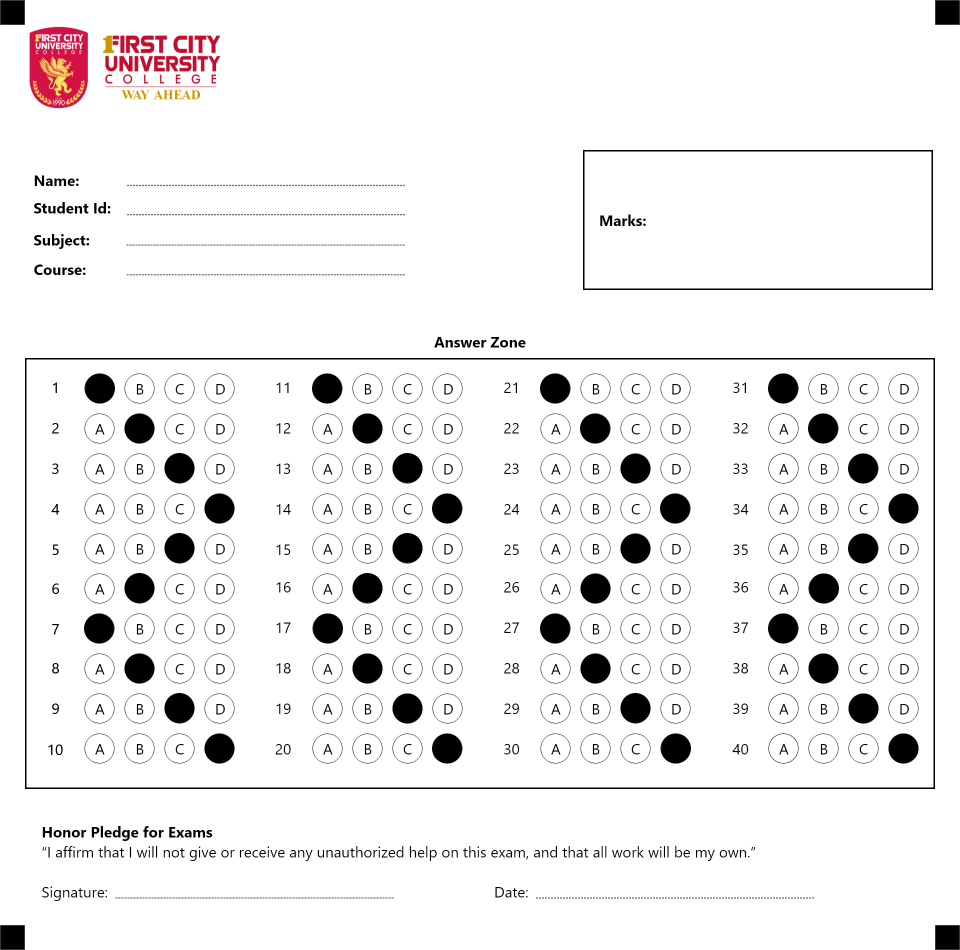
#> input picture Resources/OMR_Custom_Shaded_4.png, 1920 x 1900 px (shown at 1/2 size)
$ python Test_Original_Format.py
#> lines starting #> are read from the running program, lines starting #| are printed output that depends on the picture; after the words box and inside, x2 and y2 are one past the last pixel; in counts of white or black regions, pixels touching at a corner belong together
### utility_ori.py
import cv2
import numpy as np

# 1. STACK ALL THE IMAGES IN ONE WINDOW (FIXED LOGIC)
def stackImages(imgArray,scale,lables=[]):
    rows = len(imgArray)
    cols = len(imgArray[0])
    rowsAvailable = isinstance(imgArray[0], list)
    width = imgArray[0][0].shape[1]
    height = imgArray[0][0].shape[0]
    if rowsAvailable:
        for x in range ( 0, rows):
            for y in range(0, cols):
                imgArray[x][y] = cv2.resize(imgArray[x][y], (0, 0), None, scale, scale)
                if len(imgArray[x][y].shape) == 2: imgArray[x][y]= cv2.cvtColor( imgArray[x][y], cv2.COLOR_GRAY2BGR)
        imageBlank = np.zeros((height, width, 3), np.uint8)
        hor = [imageBlank]*rows
        hor_con = [imageBlank]*rows
        for x in range(0, rows):
            hor[x] = np.hstack(imgArray[x])
            hor_con[x] = np.concatenate(imgArray[x])
        ver = np.vstack(hor)
        ver_con = np.concatenate(hor)
    else:
        for x in range(0, rows):
            imgArray[x] = cv2.resize(imgArray[x], (0, 0), None, scale, scale)
            if len(imgArray[x].shape) == 2: imgArray[x] = cv2.cvtColor(imgArray[x], cv2.COLOR_GRAY2BGR)
        hor= np.hstack(imgArray)
        hor_con= np.concatenate(imgArray)
        ver = hor
    if len(lables) != 0:
        eachImgWidth= int(ver.shape[1] / cols)
        eachImgHeight = int(ver.shape[0] / rows)
        #print(eachImgHeight)
        for d in range(0, rows):
            for c in range (0,cols):
                cv2.rectangle(ver,(c*eachImgWidth,eachImgHeight*d),(c*eachImgWidth+len(lables[d][c])*13+27,30+eachImgHeight*d),(255,255,255),cv2.FILLED)
                cv2.putText(ver,lables[d][c],(eachImgWidth*c+10,eachImgHeight*d+20),cv2.FONT_HERSHEY_COMPLEX,0.7,(255,0,255),2)
    return ver

# 2. IDENTIFY RECTANGLE CONTOURS
def rectContour(contours):

    rectCon = []     #CREATE NEW LIST
    max_area = 0

    # 2.1. LOOP THROUGH ALL CONTOURS
    for i in contours:
        area = cv2.contourArea(i)
        # print(area) # CHECK CONTOUR AREA

        if area > 50:
            peri = cv2.arcLength(i, True)
            approx = cv2.approxPolyDP(i, 0.02 * peri, True)
            # print("Corner Points: ", len(approx))
            if len(approx) == 4:
                rectCon.append(i)
                # print(rectCon)
    # 2.2. REORDER AND SORT RECTCON, BASED ON OMR FORM
    # rectCon = sorted(rectCon, key=cv2.contourArea,reverse=True) # reverse=True, sort in descending order (biggest to smallest)
    rectCon = sorted(rectCon, key=cv2.contourArea,reverse=True) # reverse=True, sort in descending order (biggest to smallest)
    # print(len(rectCon))
    return rectCon

# 3. TBA
def reorder(myPoints):
    myPoints = myPoints.reshape((4, 2)) # REMOVE EXTRA BRACKET
    myPointsNew = np.zeros((4, 1, 2), np.int32) # NEW MATRIX WITH ARRANGED POINTS
    add = myPoints.sum(1)
    # print(myPoints)
    # print(add)
    myPointsNew[0] = myPoints[np.argmin(add)]  #[0,0]
    # print(np.argmax(add))
    myPointsNew[3] =myPoints[np.argmax(add)]   #[w,h]
    diff = np.diff(myPoints, axis=1)
    myPointsNew[1] =myPoints[np.argmin(diff)]  #[w,0]
    myPointsNew[2] = myPoints[np.argmax(diff)] #[h,0]
    # print(diff)
    return myPointsNew

# 4. SPLIT BUBBLES VERTICALLY INSIDE OF ANSWER ZONE
def splitBoxes(img):

    rows = np.vsplit(img,5)     # 10, because there is 10 rows
    # cv2.imshow("Split",rows[0])

    # Split bubbles horizontally
    boxes=[]
    for r in rows:
        cols= np.hsplit(r,4)   # 4, because there is 4 questions per column
        for box in cols:
            # box=box[0:800, 50:400]
            boxes.append(box)
            cv2.imshow("Split",box)
    return boxes

# 5. GET CORNER POINTS OF CONTOUR
def getCornerPoints(cont):
    peri = cv2.arcLength(cont, True) # LENGTH OF CONTOUR
    approx = cv2.approxPolyDP(cont, 0.02 * peri, True) # APPROXIMATE THE POLY TO GET CORNER POINTS
    return approx

# 6. DISPLAY ANSWERS
# def showAnswers(img,myIndex,grading,ans,questions=5,choices=5): # (PREDEFINED)
def showAnswers(img,myIndex,grading,ans,questions,choices):

    # SIMULATE A 5*5 shape (based on answer zone)
    sectWidth = int(img.shape[1]/questions)
    sectHeight = int(img.shape[0]/choices)

    for x in range(0,questions):
        myAns = myIndex[x]

        # c = center of position
        cX = (myAns * sectWidth) + sectWidth //2 #DEFAULT FORMAT
        cY = (x * sectHeight) + sectHeight // 2 #DEFAULT FORMAT
        # print("cX=",cX," cY=",cY) #CHECK VALUES
        # print("Grading=",grading[x]) #CHECK VALUES
        # cY = (x * sectWidth)+sectWidth//2

        if grading[x]==1:          # LOGIC: 1 correct answer, 0 wrong answer
            # [8 lines of commented-out code are left out]

            myColor = (0,255,0)     # GREEN
            # myColor = (28,184,255)     # GREEN
            cv2.circle(img,(cX,cY),50,myColor,cv2.FILLED)  # Fill correct answer in GREEN

        elif grading[x]==0:
            # [8 lines of commented-out code are left out]

            myColor = (0,255,0)     # GREEN
            #cv2.rectangle(img, (myAns * secW, x * secH), ((myAns * secW) + secW, (x * secH) + secH), myColor, cv2.FILLED)
            cv2.circle(img,(cX, cY),50,myColor,cv2.FILLED) # Fill correct answer in RED

            # [13 lines of commented-out code are left out]

            myColor = (123,24,24)     # BLUE
            cv2.circle(img,(cX,cY),50,myColor,cv2.FILLED)  # Fill correct answer in GREEN

        # else:
        #    None
    # cv2.imshow("Show Answers",img)
    return img

# [12 lines of commented-out code are left out]

### Test_Original_Format.py
import cv2
import numpy as np

# IMPORT FUNCTIONS FROM utility_ori FILE
import utility_ori

#########IMAGE#########
# path="sample.jpg"
path="Resources/OMR_Custom_Shaded_4.png"
widthImg=800
heightImg=800
#########IMAGE#########

##OMR QUESTION FORMAT##
questions=10
choices=4
# ans = [0,1,2,3,2,1,0,1,2,3,0,1,2,3,2,1,0,1,2,3,0,1,2,3,2,1,0,1,2,3,0,1,2,3,2,1,0,1,2,3]
ans = [0,1,2,3,2,1,0,1,2,3]
##OMR QUESTION FORMAT##

# RETRIEVE IMAGE
img=cv2.imread(path)
#> img is the input picture: shape (1900, 1920, 3); mean B, G, R 239.3, 239.2, 240.3

# PREPROCESSING
img=cv2.resize(img,(widthImg,heightImg))
#> img: shape (800, 800, 3)
imgContours=img.copy()
imgFinal=img.copy()
imgBiggestContours=img.copy()
imgGray=cv2.cvtColor(img,cv2.COLOR_BGR2GRAY)
imgBlur=cv2.GaussianBlur(imgGray,(5,5),1)
imgCanny=cv2.Canny(imgBlur,10,50)
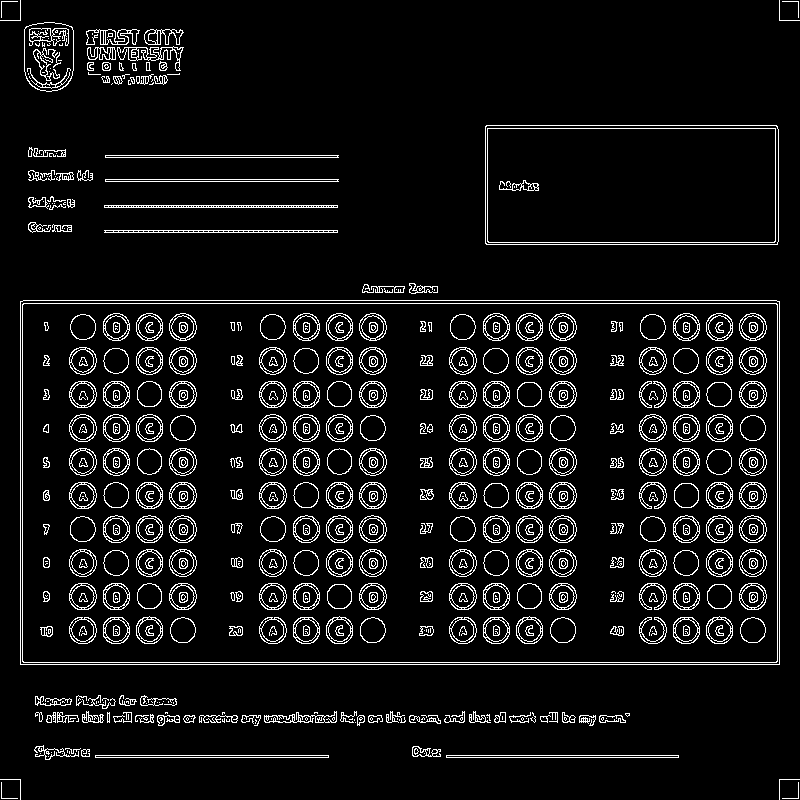
#> imgCanny: shape (800, 800); 7.4% white in thin lines or dots

# FIND ALL CONTOURS
contours, hierarchy = cv2.findContours(imgCanny,cv2.RETR_EXTERNAL,cv2.CHAIN_APPROX_NONE)
#> contours = 152 contours, 98 with area under 20; largest, box (x1, y1, x2, y2) and area: (20, 300, 780, 665) 276271, (485, 125, 779, 245) 34860, (24, 22, 74, 92) 3054, (95, 755, 329, 758) 466, (104, 205, 338, 208) 466

# DISPLAY CONTOURS, -1 means all index,RGB Green Colour(0,255,0),thickness=10
cv2.drawContours(imgContours,contours,-1,(0,255,0),10)
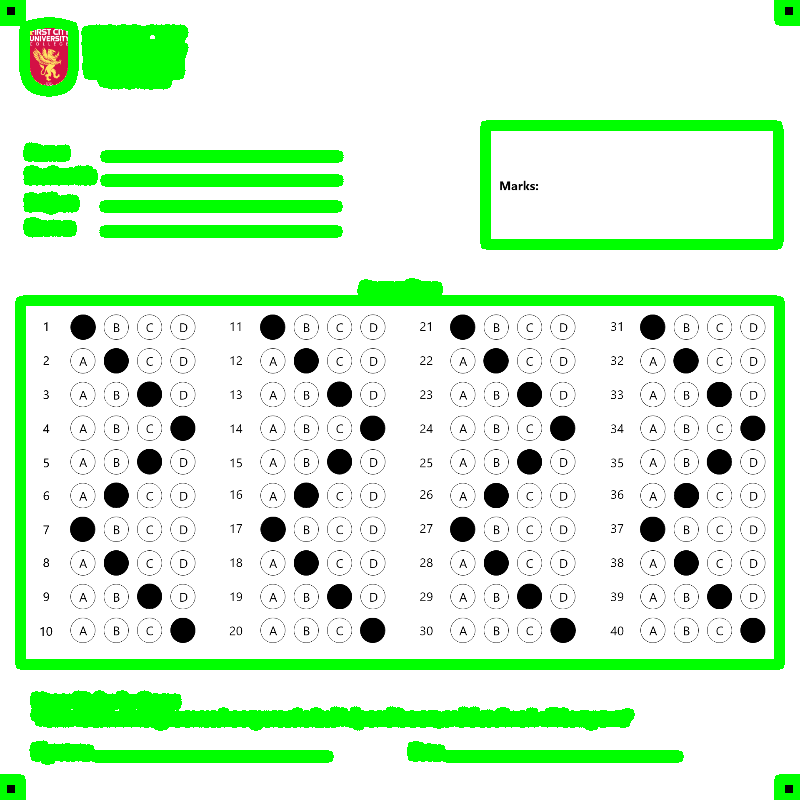
#> imgContours: shape (800, 800, 3); mean B, G, R 210, 243.5, 210.4

# FIND RECTANGLES
rectCon=utility_ori.rectContour(contours)
#> the loop in rectContour, `for i in contours:` made 152 passes
#> (area, peri, approx) on passes 6, 7, 89, 94, 100, 110: (464, 468, [[446, 755], [678, 757]]), (466, 470, [[95, 755], [328, 757]]), (276271, 2244.8, [[20, 301], [20, 664], [779, 664], [779, 301]]), (465, 470.8, [[104, 230], [337, 232]]), (466, 470, [[104, 205], [337, 207]]), (465, 470.8, [[105, 179], [338, 181]])
#> after the loop in rectContour, `for i in contours:`: rectCon = 2 contours; box (x1, y1, x2, y2) and area: (20, 300, 780, 665) 276271, (485, 125, 779, 245) 34860

#BIGGEST CONTOUR (BUBBLE)
biggestContour=utility_ori.getCornerPoints(rectCon[0])
#> in getCornerPoints, `peri = cv2.arcLength(cont, True)`: peri = 2244.8
#> in getCornerPoints, `approx = cv2.approxPolyDP(cont, 0.02 * peri, True)`: approx = [[20, 301], [20, 664], [779, 664], [779, 301]]
#> biggestContour = [[20, 301], [20, 664], [779, 664], [779, 301]]
# print(biggestContour.shape)
#2nd BIGGEST CONTOUR (RESULT ZONE)
gradePoints= utility_ori.getCornerPoints(rectCon[1])
#> gradePoints = [[485, 126], [486, 244], [777, 244], [776, 125]]

#LOCATE BUBBLE and RESULT ZONE
if biggestContour.size!=0 and gradePoints.size!=0:
    cv2.drawContours(imgBiggestContours,biggestContour,-1,(0,255,0),20)
    cv2.drawContours(imgBiggestContours,gradePoints,-1,(255,0,0),20)

    biggestContour=utility_ori.reorder(biggestContour)
#> in reorder, `myPoints = myPoints.reshape((4, 2))`: myPoints = [[20, 301], [20, 664], [779, 664], [779, 301]]
#> in reorder, `add = myPoints.sum(1)`: add = [321, 684, 1443, 1080]
#> in reorder, `diff = np.diff(myPoints, axis=1)`: diff = [281, 644, -115, -478]
#> biggestContour = [[20, 301], [779, 301], [20, 664], [779, 664]]
    gradePoints=utility_ori.reorder(gradePoints)
#> gradePoints = [[485, 126], [776, 125], [486, 244], [777, 244]]

    # 1. BIRDS EYE VIEW: BUBBLE ZONE
    pt1=np.float32(biggestContour)
#> pt1 = [[20, 301], [779, 301], [20, 664], [779, 664]]
    pt2=np.float32([[0,0],[widthImg,0],[0,heightImg],[widthImg,heightImg]])
    matrix=cv2.getPerspectiveTransform(pt1,pt2)
#> matrix = [[1.05, -7.55e-18, -21.08], [-1.46e-16, 2.2, -663.4], [4.68e-19, -4.1e-19, 1]]
    imgWarpColored=cv2.warpPerspective(img,matrix,(widthImg,heightImg))

    # 2. BIRDS EYE VIEW: GRADE ZONE
    ptGrade1=np.float32(gradePoints)
#> ptGrade1 = [[485, 126], [776, 125], [486, 244], [777, 244]]
    ptGrade2=np.float32([[0,0],[325,0],[0,150],[325,150]])
    matrixGrade=cv2.getPerspectiveTransform(ptGrade1,ptGrade2)
#> matrixGrade = [[1.14, -0.00968, -552.8], [0.00443, 1.29, -164.6], [2.95e-05, -4.99e-07, 1]]
    imgGradeDisplay=cv2.warpPerspective(img,matrixGrade,(325,150))
    # cv2.imshow("Grade",imgGradeDisplay)

    #3. APPLY THRESHOLD
    imgWarpGray = cv2.cvtColor(imgWarpColored,cv2.COLOR_BGR2GRAY)
    # 170 determines the intensity of the shaded region
    imgThresh =cv2.threshold(imgWarpGray,170,255,cv2.THRESH_BINARY_INV)[1]
#> imgThresh: shape (800, 800); 11.3% white; 2376 white regions (2144 under 20 px), largest, box (x1, y1, x2, y2) and area: (1, 0, 800, 800) 7179, (653, 29, 680, 86) 1221, (123, 325, 150, 383) 1219

    # 4. FIND INDIVIDUAL BUBBLES
    boxes = utility_ori.splitBoxes(imgThresh)
#> in splitBoxes, `rows = np.vsplit(img,5)`: rows = 5 items
#> the loop in splitBoxes, `for r in rows:` made 5 passes
#> after the loop in splitBoxes, `for r in rows:`: boxes = 20 items
#> boxes = 20 items
    # cv2.imshow("Test",boxes[2])

    # 5. FIND MARK BUBBLES (USE Non-Zero Pixels)
    # print(cv2.countNonZero(boxes[1]),cv2.countNonZero(boxes[2]))

    # 6. GETTING NON-Zero PIXEL VALUES OF EACH BUBBLE
    myPixelValue=np.zeros((questions,choices))
    countCol=0
    countRow=0

    # Loop through all bubbles
    for image in boxes:
        totalPixels=cv2.countNonZero(image)
        # 5x5 array (5 questions and 5 choices)
        myPixelValue[countRow][countCol]=totalPixels
        countCol+=1
        if(countCol==choices):countRow+=1;countCol=0
#> this loop made 20 passes
#> totalPixels on passes 1 to 8: 4095, 3976, 4082, 4288, 3365, 3293, 3257, 3425
#> after the loop, countCol = 0; countRow = 5; myPixelValue = [[4095, 3976, 4082, 4288], [3365, 3293, 3257, 3425], [3489, 3342, 3348, 3626], [3629, 3475, 3616, 3799], [3653, 3579, 3514, 3717], [0, 0, 0, 0], [0, 0, 0, 0], [0, 0, 0, 0], [0, 0, 0, 0], [0, 0, 0, 0]]
    # print(myPixelValue)


    # FINDING INDEX VALUES OF THE MARKING
    # LOGIC: USE THE MAXIMUM VALUE, TO GET THE SHADED BUBBLE
    myIndex = []
    for x in range(0, questions):
        arr = myPixelValue[x]
        myIndexVal = np.where(arr == np.amax(arr))
        print("Q", x, arr)  # SHOW BUBBLE VALUES
        print("Value Detected:", myIndexVal[0])  # SHOW SHADED BUBBLE
        myIndex.append(myIndexVal[0][0])
#> this loop made 10 passes
#> (arr, myIndexVal) on passes 1 to 8: ([4095, 3976, 4082, 4288], ([3],)), ([3365, 3293, 3257, 3425], ([3],)), ([3489, 3342, 3348, 3626], ([3],)), ([3629, 3475, 3616, 3799], ([3],)), ([3653, 3579, 3514, 3717], ([3],)), ([0, 0, 0, 0], ([0, 1, 2, 3],)), ([0, 0, 0, 0], ([0, 1, 2, 3],)), ([0, 0, 0, 0], ([0, 1, 2, 3],))
#> (printed output is left out)
#> after the loop, myIndex = [3, 3, 3, 3, 3, 0, 0, 0, 0, 0]
    # print(myIndex)

    # GRADING
    grading=[]
    for x in range (0,questions):
        if ans[x]==myIndex[x]:
            # 1 if answer is correct, 0 if answer is wrong
            grading.append(1)
        else: grading.append(0)
#> after the loop, grading = [0, 0, 0, 1, 0, 0, 1, 0, 0, 0]
    # print(grading)
    score = sum(grading)/questions *100 # FINAL GRADE
#> score = 20
    print(score)
#| 20.0

    #DISPLAY ANSWERS
    imgResults = imgWarpColored.copy()
    imgResults = utility_ori.showAnswers(imgResults,myIndex, grading, ans, questions, choices)
#> the loop in showAnswers, `for x in range(0,questions):` made 10 passes
#> (myAns, cX) on passes 1 to 8: (3, 280), (3, 280), (3, 280), (3, 280), (3, 280), (0, 40), (0, 40), (0, 40)
#> after the loop in showAnswers, `for x in range(0,questions):`:
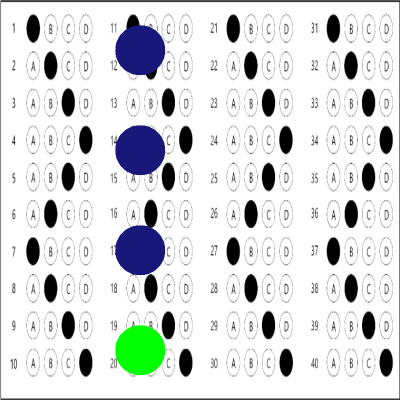
#> img: shape (800, 800, 3) (shown at 1/2 size); mean B, G, R 221, 220.5, 217.4

    #DISPLAY ANSWERS (Just shades only)
    imgRawDrawing = np.zeros_like(imgWarpColored)
    imgRawDrawing = utility_ori.showAnswers(imgRawDrawing,myIndex,grading,ans,questions,choices)
#> call 2 of showAnswers, with questions = 10, choices = 4
#> the loop in showAnswers (call 2), `for x in range(0,questions):` made 10 passes
#> after the loop in showAnswers (call 2), `for x in range(0,questions):`:
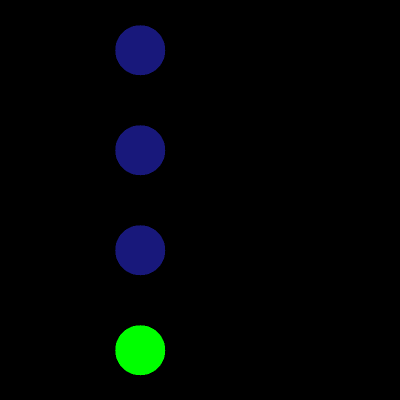
#> img: shape (800, 800, 3) (shown at 1/2 size); mean B, G, R 4.5, 4, 0.9

    #DISPLAY ANSWERS (Based on original image)
    invMatrix = cv2.getPerspectiveTransform(pt2,pt1)
#> invMatrix = [[0.949, 0, 20], [0, 0.454, 301], [0, 0, 1]]
    imgInvWarp = cv2.warpPerspective(imgRawDrawing,invMatrix,(widthImg,heightImg))

    #DISPLAY GRADES (Based on original image)
    imgRawGrade = np.zeros_like(imgGradeDisplay)
    cv2.putText(imgRawGrade,str(int(score))+"%",(50,100),cv2.FONT_HERSHEY_COMPLEX,3,(0,255,255),3)
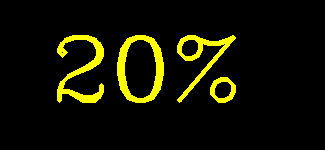
#> imgRawGrade: shape (150, 325, 3); mean of channels 0, 1, 2 0, 17.9, 17.9; drawn as B, G, R
    # cv2.imshow("Grade",imgRawGrade)
    invMatrixG = cv2.getPerspectiveTransform(ptGrade2,ptGrade1)
#> invMatrixG = [[0.875, 0.00676, 485], [-0.00631, 0.787, 126], [-2.59e-05, 1.93e-07, 1]]
    # imgInvGradeDisplay = cv2.warpPerspective(imgRawGrade, invMatrixG, (325,150))
    imgInvGradeDisplay = cv2.warpPerspective(imgRawGrade, invMatrixG, (widthImg,heightImg))
    imgFinal = cv2.addWeighted(imgFinal,0.5,imgInvWarp,1,0)
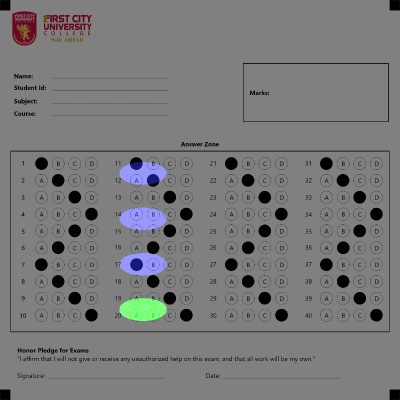
#> imgFinal: shape (800, 800, 3) (shown at 1/2 size); mean B, G, R 122, 121.1, 121
    imgFinal = cv2.addWeighted(imgFinal,1,imgInvGradeDisplay,1,0)

# print(len(biggestContour))
# print(biggestContour)

# BLANK IMAGE DECLARATION
imgBlank=np.zeros_like(img)

# DISPLAY AN ARRAY OF IMAGE
imageArray = ([img,imgGray,imgBlur,imgCanny],
              [imgContours,imgBiggestContours,imgWarpColored,imgThresh],
              [imgResults,imgRawDrawing,imgInvWarp,imgFinal])

labels = [["Original","Gray","Blur","Blur"],
          ["Contours","Biggest Contours","Warp","Threshold"],
          ["Result","Raw","Inverse","Inverse Warp","Final"]
          ]
imgStacked = utility_ori.stackImages(imageArray,0.4,labels)
#> in stackImages, `rows = len(imgArray)`: rows = 3
#> in stackImages, `cols = len(imgArray[0])`: cols = 4
#> in stackImages, `rowsAvailable = isinstance(imgArray[0], list)`: rowsAvailable = True
#> in stackImages, `hor = [imageBlank]*rows`: hor = 3 items
#> in stackImages, `eachImgWidth= int(ver.shape[1] / cols)`: eachImgWidth = 320
#> after the loop in stackImages, `for d in range(0, rows):`:
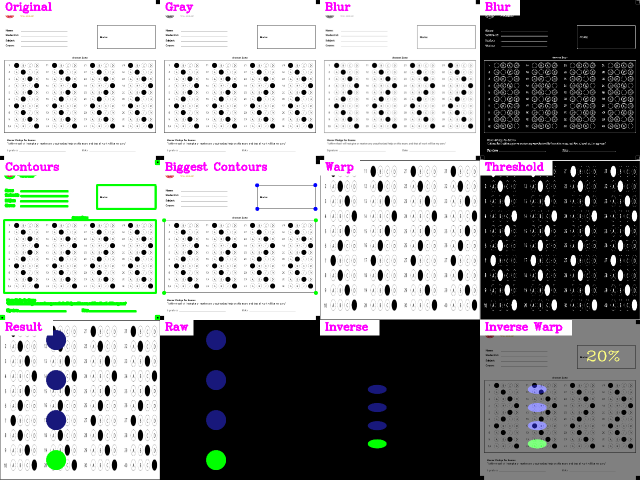
#> ver: shape (960, 1280, 3) (shown at 1/2 size); mean of channels 0, 1, 2 153, 153.4, 152.2; drawn as B, G, R
# DISPLAY FINAL IMAGE
# cv2.imshow("Stacked Images",imgFinal)
# cv2.imshow("Stacked Images",imgStacked)


# TEST OPENCV OUTPUT: VIEW OUTPUT
# cv2.imshow("Original",img)
cv2.waitKey(0)
